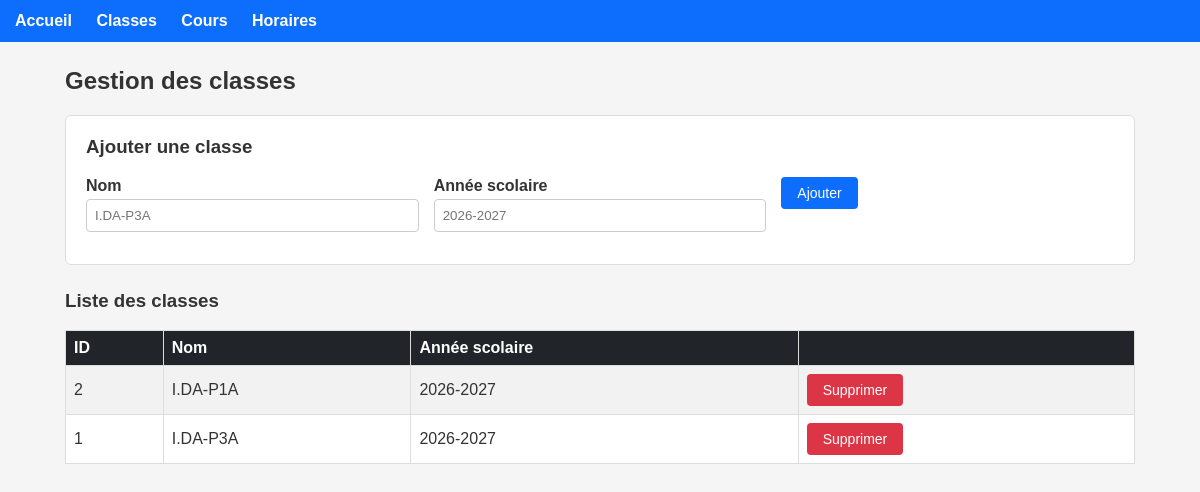
/pages/classes.php, run on the app's committed database.
### tables this page shows
CREATE TABLE classes (
    id INT AUTO_INCREMENT PRIMARY KEY,
    nom VARCHAR(50) NOT NULL UNIQUE,
    annee_scolaire VARCHAR(9) NOT NULL
);

### functions/classes.php (called while the page is built, shortened)
<?php
function getAllClasses() {
    $pdo = getDb();
    $stmt = $pdo->query("SELECT * FROM classes ORDER BY nom");
    return $stmt->fetchAll();
}

### pages/classes.php (the view, shortened to what this page needs)
<?php
require_once __DIR__ . '/../functions/classes.php';
$classes = getAllClasses();
require_once __DIR__ . '/../includes/header.php';
?>
<h2>Gestion des classes</h2>
<div class="card">
    <h3>Ajouter une classe</h3>
    <form method="post">
        <div class="form-row">
            <div class="form-group">
                <label>Nom</label>
                <input type="text" name="nom" placeholder="I.DA-P3A">
            </div>
            <div class="form-group">
                <label>Année scolaire</label>
                <input type="text" name="annee_scolaire" placeholder="2026-2027">
            </div>
            <div class="form-group">
                <button type="submit" class="btn btn-primary">Ajouter</button>
            </div>
        </div>
    </form>
</div>
<h3>Liste des classes</h3>
<div class="table-responsive">
    <table>
        <tr>
            <th>ID</th>
            <th>Nom</th>
            <th>Année scolaire</th>
            <th></th>
        </tr>
        <?php foreach ($classes as $c): ?>
            <tr>
                <td><?= $c['id'] ?></td>
                <td><?= htmlspecialchars($c['nom']) ?></td>
                <td><?= htmlspecialchars($c['annee_scolaire']) ?></td>
                <td>
                    <form method="post">
                        <button type="submit" class="btn btn-danger">Supprimer</button>
                    </form>
                </td>
            </tr>
        <?php endforeach; ?>
    </table>
</div>
<?php require_once __DIR__ . '/../includes/footer.php'; ?>

### css/style.css (style rules this page uses)
* { box-sizing: border-box; }
body { font-family: Arial, Helvetica, sans-serif; margin: 0; background: #f5f5f5; color: #333; }
h2 { margin-top: 25px; }
.card { background: #fff; border: 1px solid #ddd; border-radius: 6px; padding: 20px; margin-bottom: 25px; }
.card h3 { margin-top: 0; }
.form-row { display: flex; gap: 15px; flex-wrap: wrap; }
.form-group { margin-bottom: 12px; }
.form-row .form-group { flex: 1; min-width: 200px; }
.form-group label { display: block; margin-bottom: 4px; font-weight: bold; }
.form-group input, .form-group select { width: 100%; padding: 8px; border: 1px solid #ccc; border-radius: 4px; }
.btn { display: inline-block; padding: 8px 16px; border: none; border-radius: 4px; cursor: pointer; font-size: 14px; text-decoration: none; }
.btn-primary { background: #0d6efd; color: #fff; }
.btn-danger { background: #dc3545; color: #fff; }
.table-responsive { overflow-x: auto; }
table { width: 100%; border-collapse: collapse; background: #fff; margin-bottom: 30px; }
th, td { border: 1px solid #ddd; padding: 8px; text-align: left; white-space: nowrap; }
th { background: #212529; color: #fff; }
tr:nth-child(even) { background: #f2f2f2; }

### data on the page
classes: id "2", nom "I.DA-P1A", annee_scolaire "2026-2027"
classes: id "1", nom "I.DA-P3A", annee_scolaire "2026-2027"
